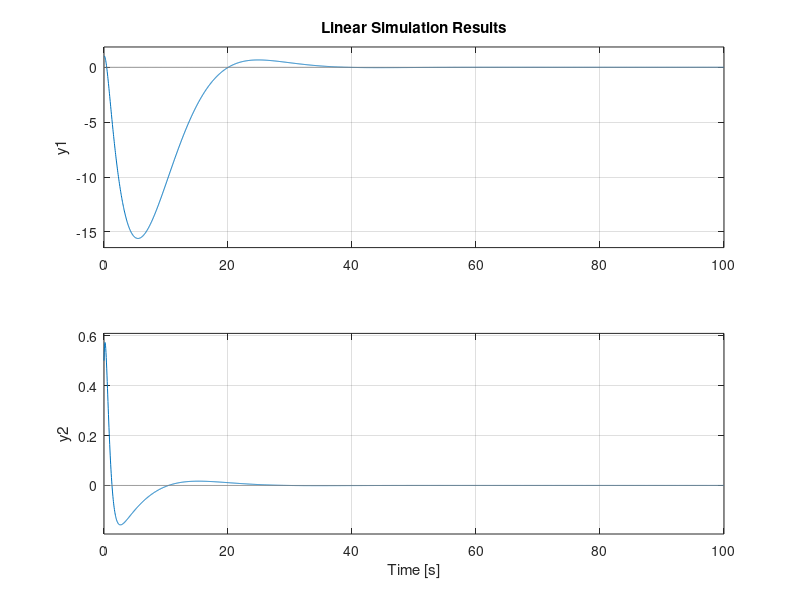

Source code (MATLAB):
clear all

m = 1;
M=10;
l = 1;
J = 1;
g = 9.81;
c = 0;
gamma = 0;
Mt = M + m;
Jt = J + m*l^2;
mu = Mt*Jt - (m^2)*(l^2)

%input the matrices for the state space description
A = [0, 0, 1, 0;...
    0, 0, 0, 1; ...
    0, ((m^2)*(l^2)*g)/mu, -c*Jt/mu, -gamma*l*m/mu;...
    0, (Mt*m*g*l)/mu, -(c*l*m)/mu, -gamma*Mt/mu];
B = [0; 0; Jt/mu; l*m/mu];
C = [1, 0, 0, 0; 0, 1, 0, 0;];
D = 0;

%create the state space object
sys = ss(A, B, C, D);


%Find gains for stability
Q = transpose(C)*C
R = 3;
K = lqr(A,B,Q,R)

%find closed loop system matrices
Ac = [(A-B*K)];
Bc = [B];
Cc = [C];
Dc = [D];

sys_cl = ss(Ac, Bc, Cc, Dc);


t = 0:0.04:100;  % 201 points
u = zeros(size(t,2), 1)
X0 = [1;0.5;1;1];

lsim(sys_cl,u,t, X0)
grid on
